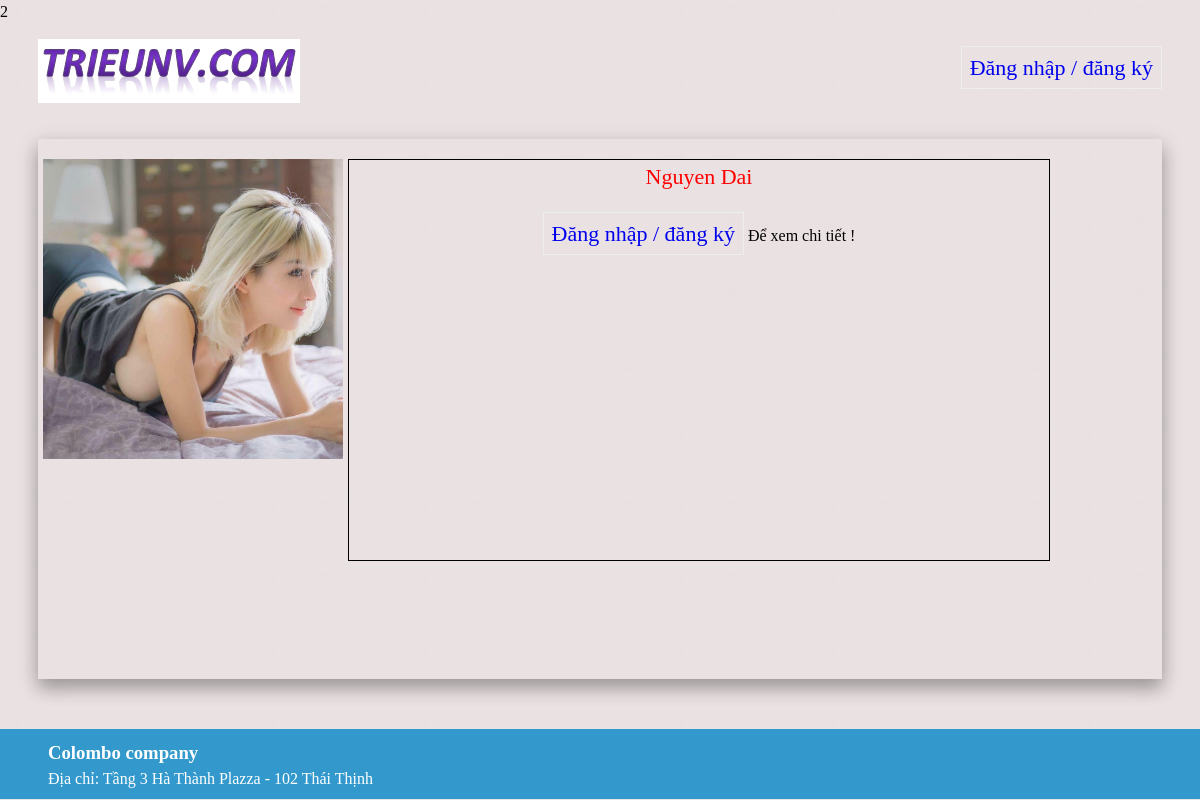
Page /public/controller/profile.php?id=3 on the committed database.
### tables this page shows
CREATE TABLE IF NOT EXISTS `users` (
  `id` int(11) NOT NULL,
  `user` varchar(50) NOT NULL,
  `mail` varchar(50) NOT NULL,
  `lastname` varchar(40) NOT NULL,
  `firstname` varchar(40) NOT NULL,
  `pass` text NOT NULL,
  `role` tinyint(4) NOT NULL DEFAULT '1',
  `phone` varchar(20) NOT NULL,
  `birthday` date NOT NULL,
  `sex` tinyint(3) NOT NULL,
  `date` timestamp NOT NULL DEFAULT CURRENT_TIMESTAMP,
  `avatar` char(50) NOT NULL DEFAULT 'avatar.jpg',
  `presenter` varchar(50) DEFAULT NULL,
  `description` varchar(200) NOT NULL
);

### public/controller/profile.php (the view, shortened to what this page needs)
<?php
include '../../lib/getData.php';
$user = "";
if (isset ( $_GET ['id'] )) {
	$user = getInfoById ( $_GET ['id'] );
} else if (isset ( $_SESSION ['user'] )) {
	$user = getInfo ( $_SESSION ['user'] );
} else {
	header ( "location: ../../index.php" );
}
include '../view/profile.php';
?>

### lib/getData.php (called while the page is built, shortened)
<?php
function getInfoById($id) {
	$row = mysql_fetch_array ( mysql_query ( "SELECT * FROM `users` WHERE id = '$id'" ) );
	return $row;
}
?>

### public/controller/profile.php (the view, shortened to what this page needs)
<?php
include '../../lib/getData.php';
$user = "";
if (isset ( $_GET ['id'] )) {
	$user = getInfoById ( $_GET ['id'] );
} else if (isset ( $_SESSION ['user'] )) {
	$user = getInfo ( $_SESSION ['user'] );
} else {
	header ( "location: ../../index.php" );
}
include '../view/profile.php';
?>

### public/view/profile.php (shortened to what this page needs)
<!DOCTYPE html>
<html>
<head>
</head>
<body style="background-image: url('../../src/img3.jpg');">
	<div id="main">
		<?php require '../view/header.php'; ?>
		<div id="content">
			<div class="center center1">
				<img id="avatar" alt="avatar"
					src="<?php echo avatarPath .$user['avatar']; ?>">
				<?php if (empty($_SESSION['user'])) :?>
				<div
					style="min-width: 700px; min-height: 400px; border: 1px solid; float: left; text-align: center;">
					<p style="font-size: 22px; color: red"><?php echo $user['lastname']." ".$user['firstname'] ?></p>
					<br> <a class="btl" href="signup_in.php"
						title="Đăng ký / đăng nhập">Đăng nhập / đăng ký</a> Để xem chi
					tiết !
				</div>
				<?php endif; ?>
			</div>
		</div>
		<?php require '../view/footer.php'; ?>
	</div>
</body>
</html>

### public/view/header.php (style rules this page uses)
a.btl { text-decoration: none; border: 1px solid #eee; font-size: 22px; padding: 8px; }

### public/view/profile.php (style rules this page uses)
* { margin: 0px; line-height: 1.5 }
div#main { width: 100%; padding: 0px; margin: 0px; }
img#avatar { width: 300px; float: left; margin: 0px 5px; }
div#content { width: 100%; }
div.center { width: 1124px; margin: auto; }
.center1 { box-shadow: 0 10px 16px 0 rgba(0, 0, 0, 0.2), 0 6px 20px 0 rgba(0, 0, 0, 0.19); padding: 20px 0px; margin-top: 15px; min-height: 500px; }
a.btl { text-decoration: none; border: 1px solid #eee; font-size: 22px; padding: 8px; }

### rows in the picture
users: avatar (placeholder picture), lastname "Nguyen", firstname "Dai"
